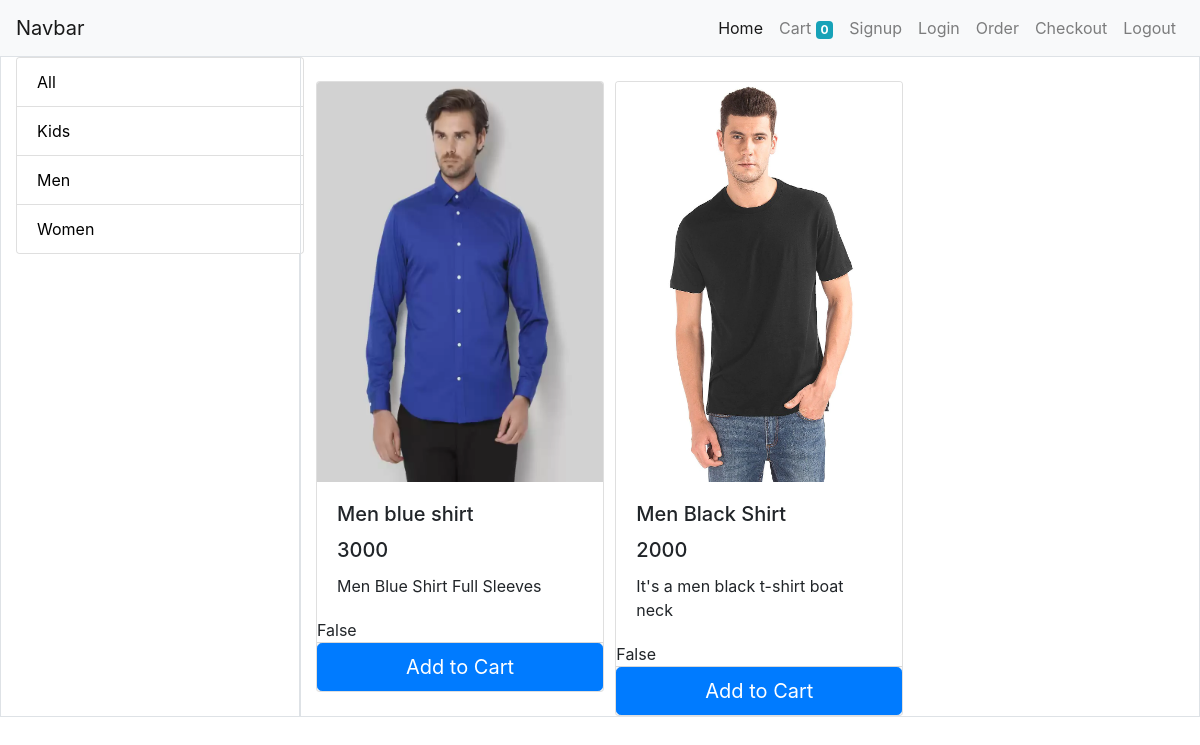
Screenshot of /?category=3 with the database file from the repository.
### app/models/category.py (models this page shows, shortened)
class Category(models.Model):
    name = models.CharField(max_length=50)

### app/models/products_images.py (models this page shows)
class Product_images(models.Model):
    product=models.ForeignKey(Products,on_delete=models.CASCADE,related_name='product_image')
    image =models.ImageField(upload_to = "upload/pictures/")

### app/models/products.py (models this page shows, shortened)
class Products(models.Model):
    name = models.CharField(max_length=50)
    category =  models.ForeignKey(Category, on_delete=models.CASCADE)
    description =models.CharField(max_length=100)
    price =models.IntegerField()

### app/views/index.py (the view, shortened to what this page needs)
# urls.py: path('',Index.as_view(), name='index'),
class Index(View):
    def get(self, request):
        products = Products.objects.all()
        categories = Category.objects.all()
        category_id = request.GET.get('category')
        if Category.objects.filter(id = category_id):
            products = Products.objects.filter(category = category_id)
        else:
            products = Products.objects.all()
            for p in products:
                for pm in p.product_image.all():
                    print(pm.image)
        cart = request.session.get('cart')
        if not cart:
            request.session['cart'] = {}
        return render(request , 'index.html',{'products':products,'categories':categories})

### app/templatetags/filter_tags.py (called while the page is built)
@register.filter(name="is_in_cart")
def is_in_cart(product, cart):
    keys = cart.keys()
    for key in keys:
        if product.id == (int(key)):
            return True
    return False

### app/templates/index.html (shortened to what this page needs)
{% extends 'base.html' %}
{% load filter_tags %}
    {% block mainbody %}
    <div class="container-fluid">
        <div class="row">
            <div class="col-3 border">
                <div class="card" style="width: 18rem;">
                    <ul class="list-group list-group-flush">
                        <li class="list-group-item"><a href="/" style="color: black;">All</a></li>
                        {% for category in categories %}
                        <li class="list-group-item"><a href="/?category={{category.id}}" style="color: black;">{{category.name}}</a></li>
                        {% endfor %}
                    </ul>
                </div>
            </div>
            <div class="col-lg-9 border">
                <div class="row">
                    {% for product in products %}
                    <div class="col-4">
                        <div class="card mt-4" style="width: 18rem;">
                            {%for pm in product.product_image.all%}
                            <img class="card-img-top" src="{{pm.image.url}}" height="400px">
                            {%endfor%}
                            <div class="card-body">
                                <h5 class="card-title">{{product.name}}</h5>
                                <h5 class="card-title">{{product.price}}</h5>
                                <p class="card-text">{{product.description}}</p>
                            </div>
                            {{product|is_in_cart:request.session.cart}}
                            <div class="card-footer p-0 m-0">
                                {% if product|is_in_cart:request.session.cart %}
                                <div class="row no-gutters">
                                <form action=" " method="POST" class="col-2">
                                    {% csrf_token %}
                                    <input type="hidden" name="product_remove" value="remove" >
                                    <input type="number" name="product_id" value="{{product.id}}" hidden>
                                    <button href="#" class="btn btn-primary btn-block btn-lg"> - </button>
                                </form>
                                <div class="col-8">
                                    <h1>{{product|cart_quantity:request.session.cart}}in cart</h1>
                                </div>
                                <form action=" " method="POST" class="col-2">
                                    {% csrf_token %}
                                    <input type="number" name="product_id" value="{{product.id}}" hidden>
                                    <button href="#" class="btn btn-primary btn-block btn-lg"> + </button>
                                </form>
                                </div>
                                {% else %}
                                <form action=" " method="POST">
                                    <button href="#" class="btn btn-primary btn-block btn-lg">Add to Cart</button>
                                </form>
                                {% endif %}
                            </div>
                        </div>
                    </div>
                    {% endfor %}
                </div>
            </div>
        </div>
    </div>
    {% endblock %}

### rows the page displays
Category: name "Kids"
Category: name "Men"
Category: name "Women"
Products: name "Men blue shirt", price "3000", description "Men Blue Shirt Full Sleeves", session "False"
Product_images: image (picture)
Products: name "Men Black Shirt", price "2000", description "It's a men black t-shirt boat neck", session "False"
Product_images: image (picture)

### other values shown
{{ request.session.cart|length }} "0"
